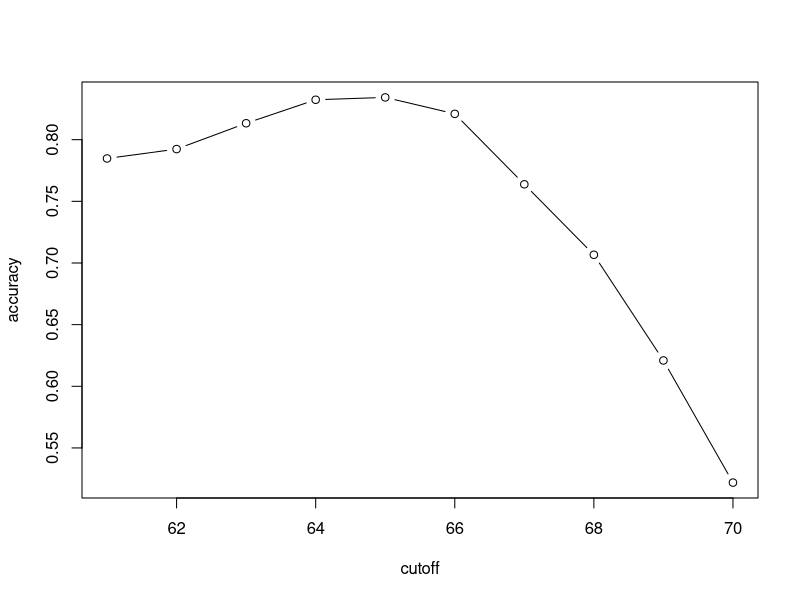
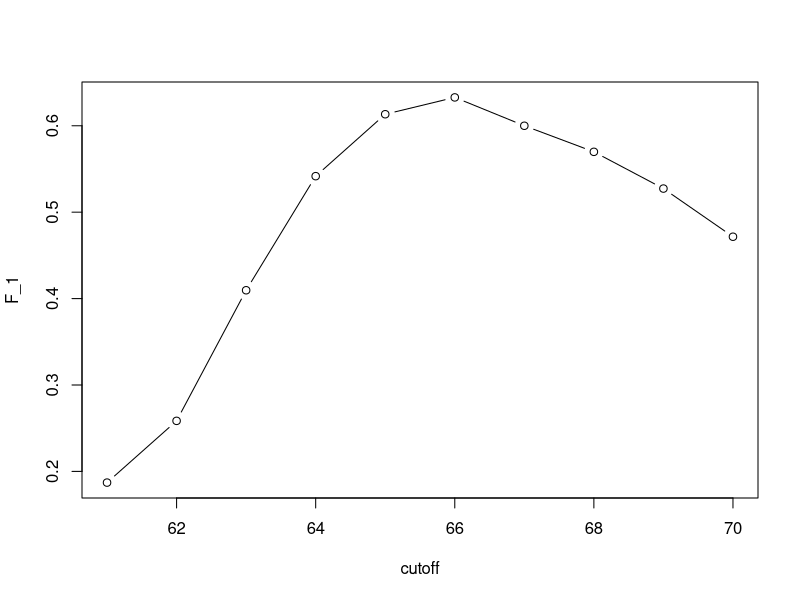
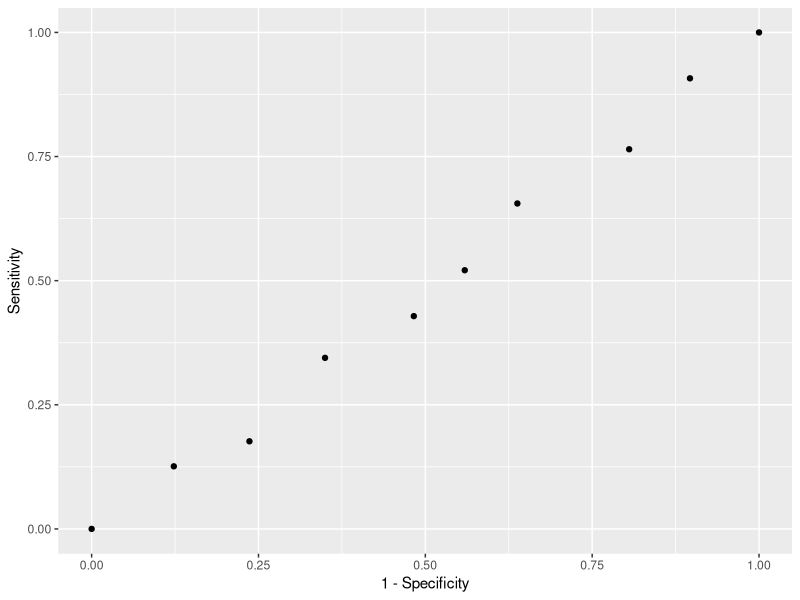
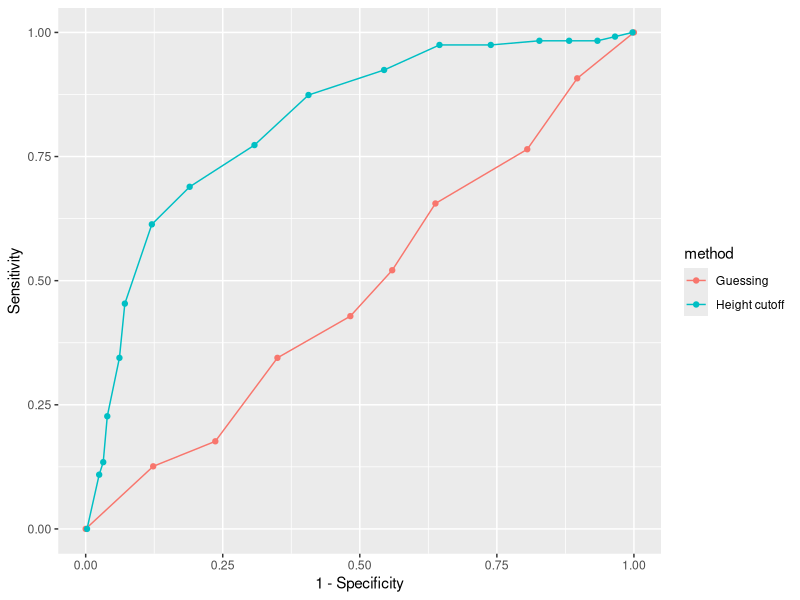
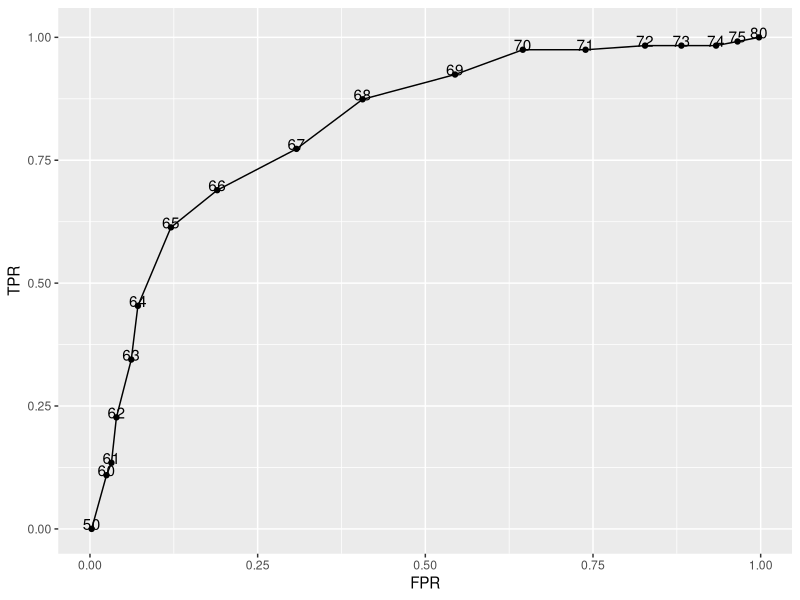
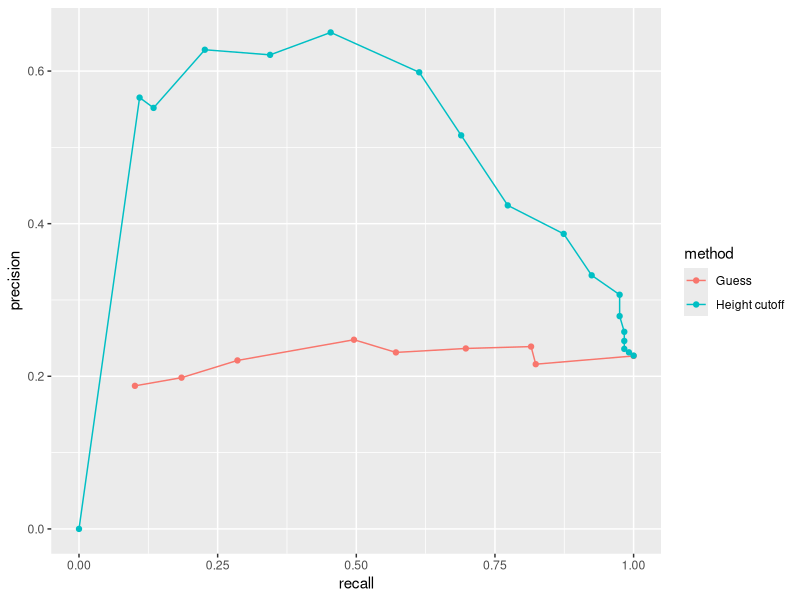
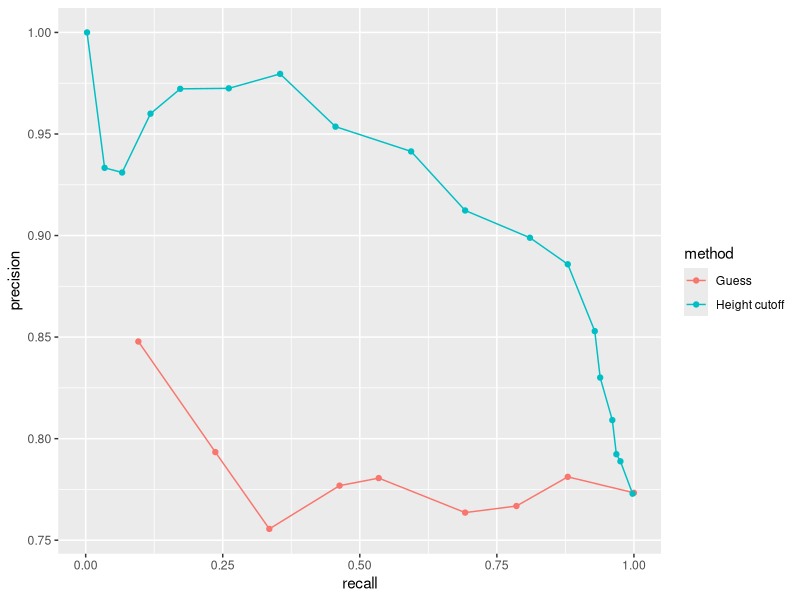

The R source for these figures, in order: (Note: this script raises an error after producing the figures.)
library(tidyverse)
### Caret Package, training and test sets, and overall accuracy

  ## Caret Package: several usefull functions for building and assessing machine learning methods
install.packages("caret", dependencies = TRUE)
library("caret")

  ## First simple example: Predict sex (male or female) using height
library("dslabs")
data(heights)
head(heights)
y <- heights$sex
x <- heights$height
  # Categorical outcome as y is either male or female and we have only one predictor height
  # Will not be able to predict accurately based on x as male/female heigths are not that different to within group variability
  # But van we do better than guessing?
  #Quantify the definition of better.
  # When developing an algoritm, we know the outcomes
  # To mimic the evalution process we split the data in two and pretend to not know the outcome
  # Only after algoritm is constructed we can evaluate the algoritm with what we know

  # Training set: Group of which we know the outcome
  # Test set: Group we don't know the outcome of

  # Generating training and test sets you can randomly split the data
  ## Function createDataPartition() from caret package helps us generate indexes to do that
    # Argument times in function defines how many random samples of indexes to return
    # Argument p is used to define what proportion of the index represented 
    # Argument list is used if indexes returned as list or not

set.seed(2)
test_index <- createDataPartition(y, times = 1, p = 0.5, list=FALSE)

    # Define training and test set
train_set <- heights[-test_index,]
test_set <- heights[test_index,]

    # Develop algoritm using only the training set
    # After we freeze it and evaluate using test set
    
    # Simplest way to evluate for categorical data is reporting proportion correct
      # referred to as overall accuracy

  # Simplest Machine Learning algoritm guessing the outcome
y_hat <- sample(c("Male", "Female"),
                 length(test_index), replace=TRUE)
        # Completely ignoring the predictor and just guessing the sex

  # Usefull to use factors to represent categorical outcomes
  # Required for R ML function such as those in caret package
y_hat <- sample(c("Male", "Female"), length(test_index), replace = TRUE) %>%
  factor(levels = levels(test_set$sex))

  # Overall Accuracy
mean(y_hat == test_set$sex) # = +/- 50%, we're guessing

  # Can we do better? We should be as exploratory data analysis suggest male are on average slightly taller than females
heights %>% group_by(sex) %>% summarize(mean(height), sd(height))

  # How do we make use of this?
  # E.g. predict male if height is within two SD of averag male height
y_hat <- ifelse( x> 62, "Male", "Female") %>% factor(levels = levels(test_set$sex))

     # Overall Accuracy
mean(y == y_hat)

  # Can we do even better?
    # Examine accuracy obtained from other cutoffs (other than 2SD or 62)
    # Only on training set! Test set only for evaluation
    # Evaluation an algortim on the training set can lead to overfitting
    #   which results in dangerously over optimistic assesments
 
  # Other cutoffs, 10 different ones
cutoff <- seq(61,70)
accuracy <- map_dbl(cutoff, function(x){
  y_hat <- ifelse(train_set$height > x, "Male", "Female") %>%
    factor(levels = levels(test_set$sex))
  mean(y_hat == train_set$sex)
})

  # Plot showing accuracies on training set for males and females
help(plot)
plot(cutoff,accuracy,type="b")

max(accuracy)

best_cutoff <- cutoff[which.max(accuracy)]
best_cutoff

  ## Test this cutoff on our test set to make sure accuracy is not overly optimistic
y_hat <- ifelse(test_set$height > best_cutoff, "Male", "Female") %>%
  factor(levels = levels(test_set$sex))
y_hat <- factor(y_hat)
mean(y_hat == test_set$sex)


### Confusion matrix
## Overall accuracy can be a deceptive measure
  # We predicted Male for height >64 yet avg Female height is 65

  ## Construct a Confusion matrix
    # Tabulates each combination of each prediction and actual value

table(predicted = y_hat, actual = test_set$sex)

    # Compute the accuracy for each sex
test_set %>%
  mutate(y_hat = y_hat) %>%
  group_by(sex) %>%
  summarize(accuracy = mean(y_hat == sex))
    # Very high accuracy for males but low for females
    # Because of prevelance
      # More males than females in dataset
prev <- mean(y == "Male")
prev

    # Several metrics that we can use to evaluate an algoritm in a ay that prevalence does not cloud assessments
    # All derived from confusion matrix

  ## Study sensitivity and specificity separately
    # To define we need a binary outcome
    # When outcomes are categorical we define these terms for a specific category

    # TP = True Positive; FP= False Positive; FN= False Negative; TN= True Negative
    # Sensitivity = TP/(TP+FN)
      # = True Positive Rate (TPR) or recall
    # Specificity = TN/(TN+FP)
      # = True Negative Rate (TNR)
    ## Another way of quantifying specificity
    # Specificity = TP/(TP+FP)
      # Positive Predictive Value (PPV) or precision
        # Depends on prevalence, implying you can get higher precision with higher prevalence, even when guessing

  ## confusionMatrix() function defines all these metrics
    # Define what a positive is first
    # Function expects factors as input, first one being the positive one or y = 1
install.packages("e1071")
library(e1071)
confusionMatrix(data = y_hat, reference =test_set$sex)



### Balanced accuracy and F1 score
## Balanced accuracy: average between specificity and sensitivity
  # One number metrics preferred over overall accuracy
  # Specificity and sensitivity are raised so more appropriate to use harmonic average of both

  ## F1 score is a widely used one number summary 
    # = harmonic average between precision and recall
    # = 1/[1/2 * (1/recall + 1/precision)]
    # = 2 * [(precision * recall)/ (precision + recall)]
    # Can weigh specificity and sensitivity differently
  
    # F_meas() function computes the summary with beta defaulting to 1

  ## Rebuild prediction but maximizing F-score instead of overall accuracy

cutoff <- seq(61,70)
F_1 <- map_dbl(cutoff, function(x){
  y_hat <- ifelse(train_set$height > x, "Male", "Female") %>%
    factor(levels = levels(test_set$sex))
  F_meas(data = y_hat, reference = factor(train_set$sex))
})

plot(cutoff, F_1, type ="b")

max(F_1)

best_cutoff <- cutoff[which.max(F_1)]
best_cutoff

y_hat <- ifelse(test_set$height > best_cutoff, "Male", "Female") %>%
  factor(levels = levels(test_set$sex))
confusionMatrix(data = y_hat, reference = test_set$sex)


### Prevalence matters in practice


### ROC and precision-recall curves
p <- 0.9 # guess males 90% of the time
y_hat <- sample(c("Male", "Female"), length(test_index), replace = TRUE, prob=c(p,1-p)) %>%
  factor(levels = levels(test_set$sex))
mean(y_hat == test_set$sex) # due to bias as more males than females

  ## Evaluating methods by comparing them graphically with plots
  ## Receiver Operating Characteristics (ROC) curve
    # Plots sensitivity (TPR) versus 1-specificity (FPR)
probs <- seq(0, 1, length.out = 10)
guessing <- map_df(probs, function(p){
  y_hat <- 
    sample(c("Male", "Female"), length(test_index), replace = TRUE, prob=c(p, 1-p)) %>% 
    factor(levels = c("Female", "Male"))
  list(method = "Guessing",
       FPR = 1 - specificity(y_hat, test_set$sex),
       TPR = sensitivity(y_hat, test_set$sex))
})
guessing %>% qplot(FPR, TPR, data =., xlab = "1 - Specificity", ylab = "Sensitivity")

      # Construct ROC curve for height based approach
cutoffs <- c(50, seq(60,75), 80)
height_cutoff <- map_df(cutoffs, function(x){
  y_hat <- ifelse(test_set$height > x, "Male", "Female") %>%
    factor(levels = c("Female", "Male"))
  list(method = "Height cutoff",
       FPR = 1-specificity(y_hat, test_set$sex),
       TPR = sensitivity(y_hat, test_set$sex))
})

bind_rows(guessing, height_cutoff) %>%
  ggplot(aes(FPR, TPR, color = method)) +
  geom_line() +
  geom_point() +
  xlab("1 - Specificity") +
  ylab("Sensitivity")

    # Always nice to add cutoffs used to the points
map_df(cutoffs, function(x){
  y_hat <- ifelse(test_set$height > x, "Male", "Female") %>% 
    factor(levels = c("Female", "Male"))
  list(method = "Height cutoff",
       cutoff = x, 
       FPR = 1-specificity(y_hat, test_set$sex),
       TPR = sensitivity(y_hat, test_set$sex))
}) %>%
  ggplot(aes(FPR, TPR, label = cutoff)) +
  geom_line() +
  geom_point() +
  geom_text(nudge_y = 0.01)

    # One Weakness: Neither measures plotted depend on prevalence
    # When prevalence matters, use a precision-recall plot
guessing <- map_df(probs, function(p){
  y_hat <- sample(c("Male", "Female"), length(test_index), 
                  replace = TRUE, prob=c(p, 1-p)) %>% 
    factor(levels = c("Female", "Male"))
  list(method = "Guess",
       recall = sensitivity(y_hat, test_set$sex),
       precision = precision(y_hat, test_set$sex))
})

height_cutoff <- map_df(cutoffs, function(x){
  y_hat <- ifelse(test_set$height > x, "Male", "Female") %>% 
    factor(levels = c("Female", "Male"))
  list(method = "Height cutoff",
       recall = sensitivity(y_hat, test_set$sex),
       precision = precision(y_hat, test_set$sex))
})
bind_rows(guessing, height_cutoff) %>%
  ggplot(aes(recall, precision, color = method)) +
  geom_line() +
  geom_point()

    # Precision of guessing is not high because prevalence is low

    # Change positives to mean Male instead of Female
    # ROC curve remains the same but precision recall plot changes
guessing <- map_df(probs, function(p){
  y_hat <- sample(c("Male", "Female"), length(test_index), replace = TRUE, 
                  prob=c(p, 1-p)) %>% 
    factor(levels = c("Male", "Female"))
  list(method = "Guess",
       recall = sensitivity(y_hat, relevel(test_set$sex, "Male", "Female")),
       precision = precision(y_hat, relevel(test_set$sex, "Male", "Female")))
})

height_cutoff <- map_df(cutoffs, function(x){
  y_hat <- ifelse(test_set$height > x, "Male", "Female") %>% 
    factor(levels = c("Male", "Female"))
  list(method = "Height cutoff",
       recall = sensitivity(y_hat, relevel(test_set$sex, "Male", "Female")),
       precision = precision(y_hat, relevel(test_set$sex, "Male", "Female")))
})
bind_rows(guessing, height_cutoff) %>%
  ggplot(aes(recall, precision, color = method)) +
  geom_line() +
  geom_point()

### Comprehension Check: Confusion Matrix

library(dslabs)
library(dplyr)
library(lubridate)

data("reported_heights")

dat <- mutate(reported_heights, date_time = ymd_hms(time_stamp)) %>%
  filter(date_time >= make_date(2016, 01, 25) & date_time < make_date(2016, 02, 1)) %>%
  mutate(type = ifelse(day(date_time) == 25 & hour(date_time) == 8 & between(minute(date_time), 15, 30), "inclass","online")) %>%
  select(sex, type)

y <- factor(dat$sex, c("Female", "Male"))
x <- dat$type

  # Q1
head(dat)
dat %>% group_by(type) %>% summarize(prop_female = mean(sex == "Female"))
  # Q2
set.seed(2)
test_index <- createDataPartition(y, times = 1, p = 0.5, list=FALSE)

train_set <- dat[-test_index,]
test_set <- dat[test_index,]

y_hat <- ifelse( x== "online", "Male", "Female") %>% factor(levels = levels(y))

mean(y_hat == y)

  # Q3
table(predicted = y_hat, actual = y)

  # Q4
confusionMatrix(data = y_hat, reference =y)
  # Q5
confusionMatrix(data = y_hat, reference =test_set$sex)
  # Q6
confusionMatrix(data = y_hat, reference =test_set$sex)

  ### Comprehension check: Practice with Machine Learning
library(caret)
data(iris)
iris <- iris[-which(iris$Species=='setosa'),]
y <- iris$Species
head(y)

  # Q1, Q2, Q3

set.seed(2)
test_index <- createDataPartition(y, times = 1, p = 0.5, list = FALSE)
test <- iris[test_index,]
train <- iris[-test_index,]

iris %>% group_by(Species) %>% summarize(mean(Sepal.Length), sd(Sepal.Length))
iris %>% group_by(Species) %>% summarize(mean(Sepal.Width), sd(Sepal.Width))
iris %>% group_by(Species) %>% summarize(mean(Petal.Length), sd(Petal.Length))
iris %>% group_by(Species) %>% summarize(mean(Petal.Width), sd(Petal.Width))

    # Sepal.Length
cutoff <- seq(5.0,6.5,0.1)
accuracy <- map_dbl(cutoff, function(x){
  y_hat <- ifelse(train$Sepal.Length > x, "virginica", "versicolor") %>%
    factor(levels = levels(test$Species))
  mean(y_hat == train$Species)
})

plot(cutoff,accuracy,type="b")
max(accuracy)
best_cutoff <- cutoff[which.max(accuracy)]

y_hat <- ifelse(test$Sepal.Length > best_cutoff, "virginica", "versicolor") %>%
  factor(levels = levels(test$Species))

mean(y_hat == test$Species)

    # Sepal.Width
cutoff <- seq(2.0,3.5,0.1)
accuracy <- map_dbl(cutoff, function(x){
  y_hat <- ifelse(train$Sepal.Width > x, "virginica", "versicolor") %>%
    factor(levels = levels(test$Species))
  mean(y_hat == train$Species)
})

plot(cutoff,accuracy,type="b")
max(accuracy)
best_cutoff <- cutoff[which.max(accuracy)]

y_hat <- ifelse(test$Sepal.Width > best_cutoff, "virginica", "versicolor") %>%
  factor(levels = levels(test$Species))

mean(y_hat == test$Species)

    # Petal.Length
cutoff <- seq(3.5,6.0,0.1)
accuracy <- map_dbl(cutoff, function(x){
  y_hat <- ifelse(train$Petal.Length > x, "virginica", "versicolor") %>%
    factor(levels = levels(test$Species))
  mean(y_hat == train$Species)
})

plot(cutoff,accuracy,type="b")
max(accuracy)

best_cutoff <- cutoff[which.max(accuracy)]
y_hat <- ifelse(test$Petal.Length > best_cutoff, "virginica", "versicolor") %>%
  factor(levels = levels(test$Species))

mean(y_hat == test$Species)

    # Petal.Width
cutoff <- seq(0.5,2.5,0.1)
accuracy <- map_dbl(cutoff, function(x){
  y_hat <- ifelse(train$Petal.Width > x, "virginica", "versicolor") %>%
    factor(levels = levels(test$Species))
  mean(y_hat == train$Species)
})

plot(cutoff,accuracy,type="b")
max(accuracy)
best_cutoff <- cutoff[which.max(accuracy)]

y_hat <- ifelse(test$Petal.Width > best_cutoff, "virginica", "versicolor") %>%
  factor(levels = levels(test$Species))

mean(y_hat == test$Species)



table(predicted = y_hat, actual = test$Species)

    # Q4

# Sepal.Length
cutoff <- seq(5.0,6.5,0.1)
accuracy <- map_dbl(cutoff, function(x){
  y_hat <- ifelse(test$Sepal.Length > x, "virginica", "versicolor") %>%
    factor(levels = levels(train$Species))
  mean(y_hat == test$Species)
})

plot(cutoff,accuracy,type="b")
max(accuracy)
best_cutoff <- cutoff[which.max(accuracy)]

y_hat <- ifelse(train$Sepal.Length > best_cutoff, "virginica", "versicolor") %>%
  factor(levels = levels(train$Species))

mean(y_hat == train$Species)

# Sepal.Width
cutoff <- seq(2.0,3.5,0.1)
accuracy <- map_dbl(cutoff, function(x){
  y_hat <- ifelse(test$Sepal.Width > x, "virginica", "versicolor") %>%
    factor(levels = levels(train$Species))
  mean(y_hat == test$Species)
})

plot(cutoff,accuracy,type="b")
max(accuracy)
best_cutoff <- cutoff[which.max(accuracy)]

y_hat <- ifelse(train$Sepal.Width > best_cutoff, "virginica", "versicolor") %>%
  factor(levels = levels(train$Species))

mean(y_hat == train$Species)

# Petal.Length
cutoff <- seq(3.5,6.0,0.1)
accuracy <- map_dbl(cutoff, function(x){
  y_hat <- ifelse(test$Petal.Length > x, "virginica", "versicolor") %>%
    factor(levels = levels(train$Species))
  mean(y_hat == test$Species)
})

plot(cutoff,accuracy,type="b")
max(accuracy)

best_cutoff <- cutoff[which.max(accuracy)]
y_hat <- ifelse(train$Petal.Length > best_cutoff, "virginica", "versicolor") %>%
  factor(levels = levels(train$Species))

mean(y_hat == train$Species)

# Petal.Width
cutoff <- seq(0.5,2.5,0.1)
accuracy <- map_dbl(cutoff, function(x){
  y_hat <- ifelse(test$Petal.Width > x, "virginica", "versicolor") %>%
    factor(levels = levels(train$Species))
  mean(y_hat == test$Species)
})

plot(cutoff,accuracy,type="b")
max(accuracy)
best_cutoff <- cutoff[which.max(accuracy)]

y_hat <- ifelse(train$Petal.Width > best_cutoff, "virginica", "versicolor") %>%
  factor(levels = levels(train$Species))

mean(y_hat == train$Species)

    # Q5

# Petal.Length
cutoff <- seq(3.5,6.0,0.1)
accuracy <- map_dbl(cutoff, function(x){
  y_hat <- ifelse(train$Petal.Length > x, "virginica", "versicolor") %>%
    factor(levels = levels(test$Species))
  mean(y_hat == train$Species)
})

plot(cutoff,accuracy,type="b")
max(accuracy)

best_cutoff_PL <- cutoff[which.max(accuracy)]
y_hat <- ifelse(test$Petal.Length > best_cutoff, "virginica", "versicolor") %>%
  factor(levels = levels(test$Species))

mean(y_hat == test$Species)

# Petal.Width
cutoff <- seq(0.5,2.5,0.1)
accuracy <- map_dbl(cutoff, function(x){
  y_hat <- ifelse(train$Petal.Width > x, "virginica", "versicolor") %>%
    factor(levels = levels(test$Species))
  mean(y_hat == train$Species)
})

plot(cutoff,accuracy,type="b")
max(accuracy)
best_cutoff_PW <- cutoff[which.max(accuracy)]

y_hat <- ifelse(test$Petal.Width > best_cutoff, "virginica", "versicolor") %>%
  factor(levels = levels(test$Species))

mean(y_hat == test$Species)



table(predicted = y_hat, actual = test$Species)


y_hat <- ifelse(test$Petal.Length > best_cutoff_PL | test$Petal.Width > best_cutoff_PW, "virginica", "versicolor") %>%
  factor(levels = levels(test$Species))

mean(y_hat == test$Species)



### Conditional Probabilities
